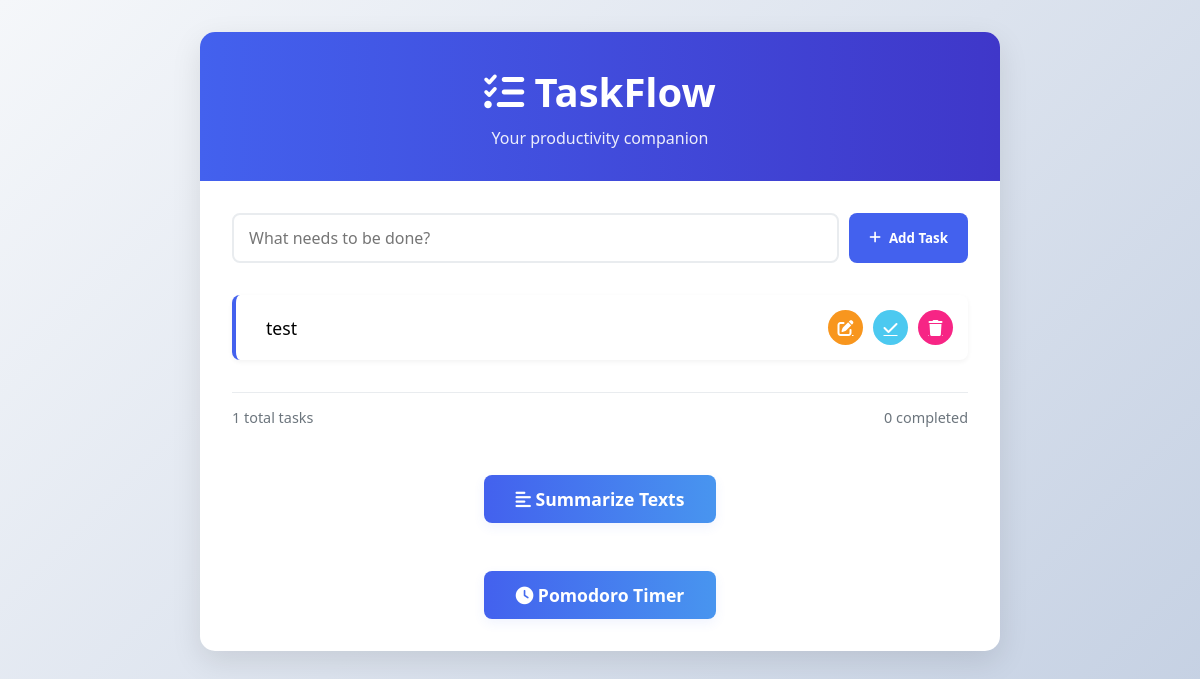
Before: / with the older database file.
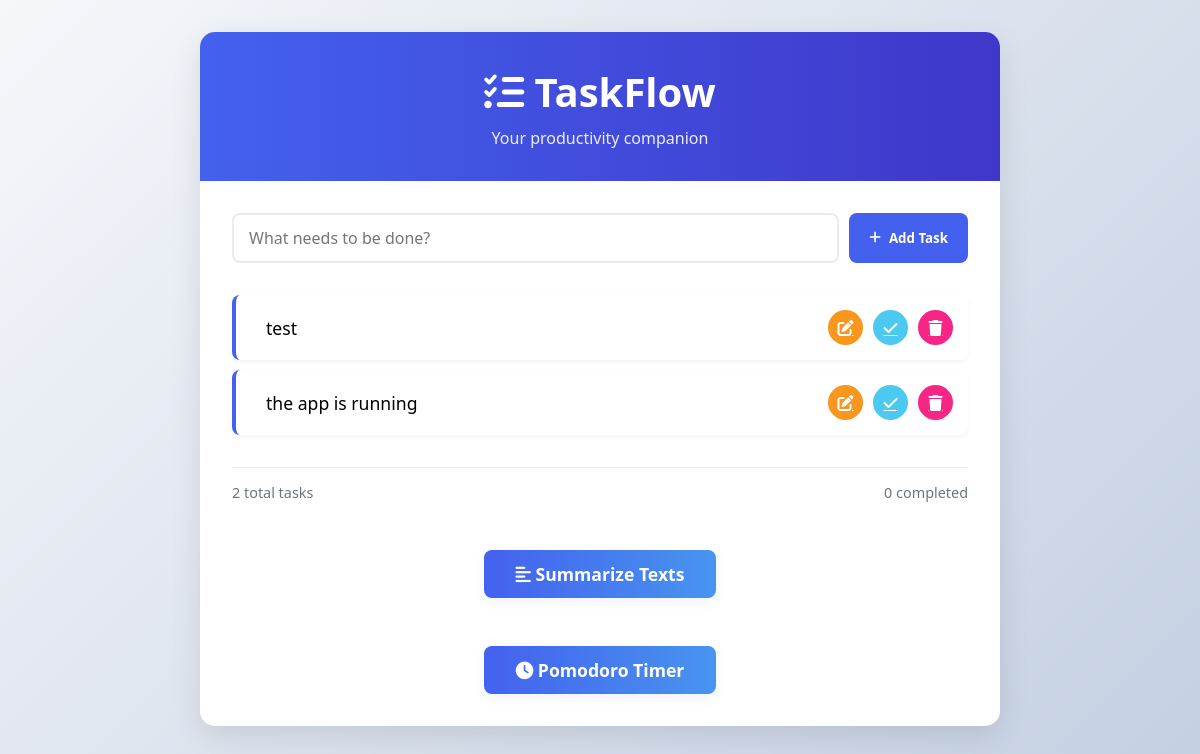
After: the same page with the newer database file.
### app/models.py (models this page shows, shortened)
class Task(db.Model):
    __tablename__ = 'tasks'
    id = db.Column(db.Integer, primary_key=True)
    content = db.Column(db.String(200), nullable=False)
    done = db.Column(db.Boolean, default=False, nullable=False)

### app/routes.py (the view)
@bp.route('/')
def index():
    tasks = db.session.execute(db.select(Task)).scalars().all()
    return render_template('index.html', tasks=tasks)

### app/templates/index.html (shortened to what this page needs)
<!DOCTYPE html>
<html lang="en">
<head>
    <link rel="stylesheet" href="https://cdnjs.cloudflare.com/ajax/libs/font-awesome/6.4.0/css/all.min.css">
    <link rel="stylesheet" href="{{ url_for('static', filename='style.css') }}">
</head>
<body>
    <div class="container">
        <header class="app-header">
            <h1><i class="fas fa-tasks"></i> TaskFlow</h1>
            <p>Your productivity companion</p>
        </header>
        <div class="task-manager">
            <form class="task-form" action="/add" method="POST">
                <input type="text" name="content" placeholder="What needs to be done?" required>
                <button type="submit" class="add-btn">
                    <i class="fas fa-plus"></i> Add Task
                </button>
            </form>
            <ul class="task-list">
                {% for task in tasks %}
                <li class="task-item {{ 'completed' if task.done else '' }}">
                    <span class="task-content">{{ task.content }}</span>
                    <div class="task-actions">
                    <a href="{{ url_for('main.edit', id=task.id) }}" class="edit-btn" title="Edit">                            <i class="fas fa-edit"></i>
                        </a>
                        <a href="{{ url_for('main.toggle', id=task.id) }}" class="toggle-btn" title="{{ 'Mark undone' if task.done else 'Complete' }}">
                            <i class="fas {{ 'fa-undo' if task.done else 'fa-check' }}"></i>
                        </a>
                        <a href="{{ url_for('main.delete', id=task.id) }}" class="delete-btn" title="Delete">
                            <i class="fas fa-trash"></i>
                        </a>
                    </div>
                </li>
                {% endfor %}
            </ul>
            <div class="task-stats">
                <span>{{ tasks|length }} total tasks</span>
                <span>{{ tasks|selectattr('done')|list|length }} completed</span>
            </div>
             <div class="summarize-section" style="text-align:center; margin-top: 2rem;">
                <a href="{{ url_for('summarize.summarize') }}" class="summarize-btn">
                    <i class="fas fa-align-left"></i> Summarize Texts
                </a>
            </div>
            <div class="pomodoro-section" style="text-align:center; margin-top: 2rem;">
                <a href="{{ url_for('main.pomodoro') }}" class="pomodoro-btn">
                    <i class="fas fa-clock"></i> Pomodoro Timer
                </a>
            </div>
        </div>
    </div>
</body>
</html>

### app/static/style.css (style rules this page uses)
:root { --primary: #4361ee; --secondary: #3f37c9; --accent: #4895ef; --light: #f8f9fa; --dark: #212529; --success: #4cc9f0; --danger: #f72585; --warning: #f8961e; --gray: #6c757d; }
* { margin: 0; padding: 0; box-sizing: border-box; font-family: 'Segoe UI', Tahoma, Geneva, Verdana, sans-serif; }
body { background: linear-gradient(135deg, #f5f7fa 0%, #c3cfe2 100%); min-height: 100vh; padding: 2rem; }
.container { max-width: 800px; margin: 0 auto; background: white; border-radius: 15px; box-shadow: 0 10px 30px rgba(0, 0, 0, 0.1); overflow: hidden; }
.app-header { background: linear-gradient(to right, var(--primary), var(--secondary)); color: white; padding: 2rem; text-align: center; }
.app-header h1 { font-size: 2.5rem; margin-bottom: 0.5rem; }
.app-header p { opacity: 0.9; font-weight: 300; }
.task-manager { padding: 2rem; }
.task-form { display: flex; gap: 10px; margin-bottom: 2rem; }
.task-form input { flex: 1; padding: 12px 15px; border: 2px solid #e9ecef; border-radius: 8px; font-size: 1rem; transition: all 0.3s; }
.add-btn { background-color: var(--primary); color: white; border: none; padding: 0 20px; border-radius: 8px; cursor: pointer; font-weight: 600; transition: all 0.3s; display: flex; align-items: center; gap: 8px; }
.task-list { list-style: none; margin-bottom: 2rem; }
.task-item { display: flex; justify-content: space-between; align-items: center; padding: 15px; background: white; border-radius: 8px; margin-bottom: 10px; box-shadow: 0 2px 5px rgba(0, 0, 0, 0.05); transition: all 0.3s; border-left: 4px solid var(--primary); }
.task-content { flex: 1; padding: 0 15px; font-size: 1.1rem; }
.task-actions { display: flex; gap: 10px; }
.task-actions a { color: white; width: 35px; height: 35px; border-radius: 50%; display: flex; align-items: center; justify-content: center; cursor: pointer; transition: all 0.3s; }
.edit-btn { background-color: var(--warning); }
.toggle-btn { background-color: var(--success); }
.delete-btn { background-color: var(--danger); }
.task-stats { display: flex; justify-content: space-between; color: var(--gray); font-size: 0.9rem; padding-top: 15px; border-top: 1px solid #e9ecef; }
.summarize-btn { display: inline-block; background: linear-gradient(to right, var(--primary), var(--accent)); color: white; padding: 0.75rem 2rem; border-radius: 8px; font-size: 1.1rem; font-weight: 600; text-decoration: none; box-shadow: 0 4px 12px rgba(67, 97, 238, 0.08); transition: background 0.3s, transform 0.2s; margin-top: 1rem; }
.pomodoro-btn { display: inline-block; background: linear-gradient(to right, var(--primary), var(--accent)); color: white; padding: 0.75rem 2rem; border-radius: 8px; font-size: 1.1rem; font-weight: 600; text-decoration: none; box-shadow: 0 4px 12px rgba(67, 97, 238, 0.08); transition: background 0.3s, transform 0.2s; margin-top: 1rem; }

Changed rows visible on the page:
added Task: content "the app is running", done False (drawn)
Other visible differences:
{{ tasks|length }}: "1" → "2"
